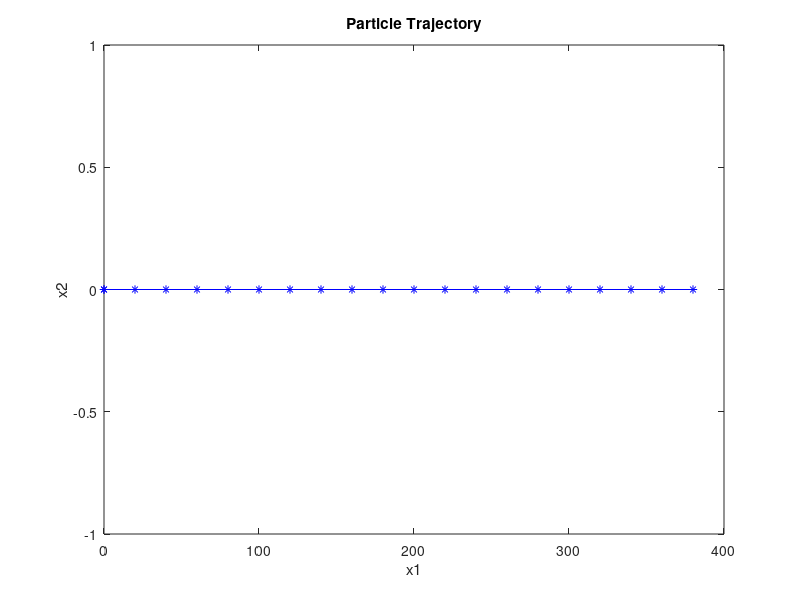

MATLAB code for this plot: (Note: this script raises an error after producing the figure.)
% Ashil Farahmand
% Recursive Kalman Filter

% Dimensions
% ------------------------------------------------------------------------
% F [n x n]
% x [n x 1]
% G [n x n]
% w [n x 1]
% z [m x n]
% H [m x n]
% e [m x 1]
% sigma [
% ------------------------------------------------------------------------
% Observation Eqn: z(k) = H(k)*x(k) + e(k)
% State Eqn: x(k) = F(k-1)x(k-1) + G(k-1)w(k-1)
% sigma = Cov of prediction state error
% R = Cov observation noise/delta
% ------------------------------------------------------------------------

clc
clear

iterations = 20;

% Sampling Period
T = 1;
rough = 1;                 % 0 = random noise, x = noise multiplied by value of rough alternates :/- each iteration
outliers = 0;               % 0 = random noise, 1 = outliers introduced into system

% DeclareVariables and set ICs
F = [1 T 0 0; 0 1 0 0; 0 0 1 T; 0 0 0 1];  % Transition matrix
x = [0; 0; 0; 0];                                       % State vector
x_hat = x;                                              % Estimate of x
G = 0;                                                     %
w = T*[randn; randn; randn; randn];  % System Error
W = 0;                                                    % Cov(w)

z = [0; 0];                                                % Observations
H = [1 0 0 0; 0 0 1 0];                             %
e = T*[randn; randn];                            % Observation Error

true_states = zeros(iterations, 4);
predicted_states = zeros(iterations, 4);
corrected_states = zeros(iterations, 4);

% Assign Initial Conditions
x(2) = 20;            % Sets initial particle velocities {x(2) is in x1 dimension, x(4) is in x2 dimension}
x(4) = 0;
x_hat = x;

true_states(1, 2) = x(2);                           % Assigns initial particle velocities
true_states(1, 4) = x(4);

predicted_states(1, 2) = true_states(2, 1);
predicted_states(1, 4) = true_states(4, 1);

sigma = I(4);
R = I(2);
W = I(4);
G = I(4);

% Begin to iterate (index 1 holds the initial conditions)
for count = 2:1:iterations    
    % Prediction
    corrected_states(count, 1:4) = x_hat';
    x_hat = F*x_hat;
    predicted_states(count, 1:4) = x_hat';
        
    % Get new observations and iterate
    x = F*x + G*w;
    z = H*x + e;
    w = T*[randn; randn; randn; randn];
    e = T*[randn; randn];
    
    % Outlier Insertion
    if (count == 3)
        w(4) = T*5;
    end
    
    % Correction
    sigma = F*sigma*F' + G*W*G';             % Cov of prediction state error
    K = sigma*H'*inv(H*sigma*H' + R);    % Kalman Gain
    x_hat = x_hat + K*(z - H*x_hat);          % Innovation
    
    % Record true_states of particle positions to plot later
    true_states(count, 1:4) = x';
    
    % Outlier Insertion
    if (count == 3) & (outliers == 1)
        %e(4) = T*20;
    end
    %w(4) = count*1;                % Acceleration in y direction
    
    if (rough ~= 1)
        if (count == 2*floor(count/2))         %Test for even number
            w(3) = -rough*T*abs(randn);
        else
            w(3) = rough*T*abs(randn);
        end
    end
    
end

% Plot True Values
hold off
plot(0, 0, '* blue');
hold on
tp = plot(true_states(1:iterations, 1), true_states(1:iterations, 3), '* blue');
plot(true_states(1:iterations, 1), true_states(1:iterations, 3), 'blue');
title('Particle Trajectory');
xlabel('x1');
ylabel('x2');

% Plot Predicted Values
pp = plot(predicted_states(1:iterations, 1), predicted_states(1:iterations, 3), 'O red');
plot(predicted_states(1:iterations, 1), predicted_states(1:iterations, 3), 'red');

% Plot Corrected Values
cp = plot(corrected_states(1:iterations, 1), corrected_states(1:iterations, 3), 'sq green');
plot(corrected_states(1:iterations, 1), corrected_states(1:iterations, 3), 'green');

legend([tp pp cp], 'True', 'Predicted', 'Corrected');